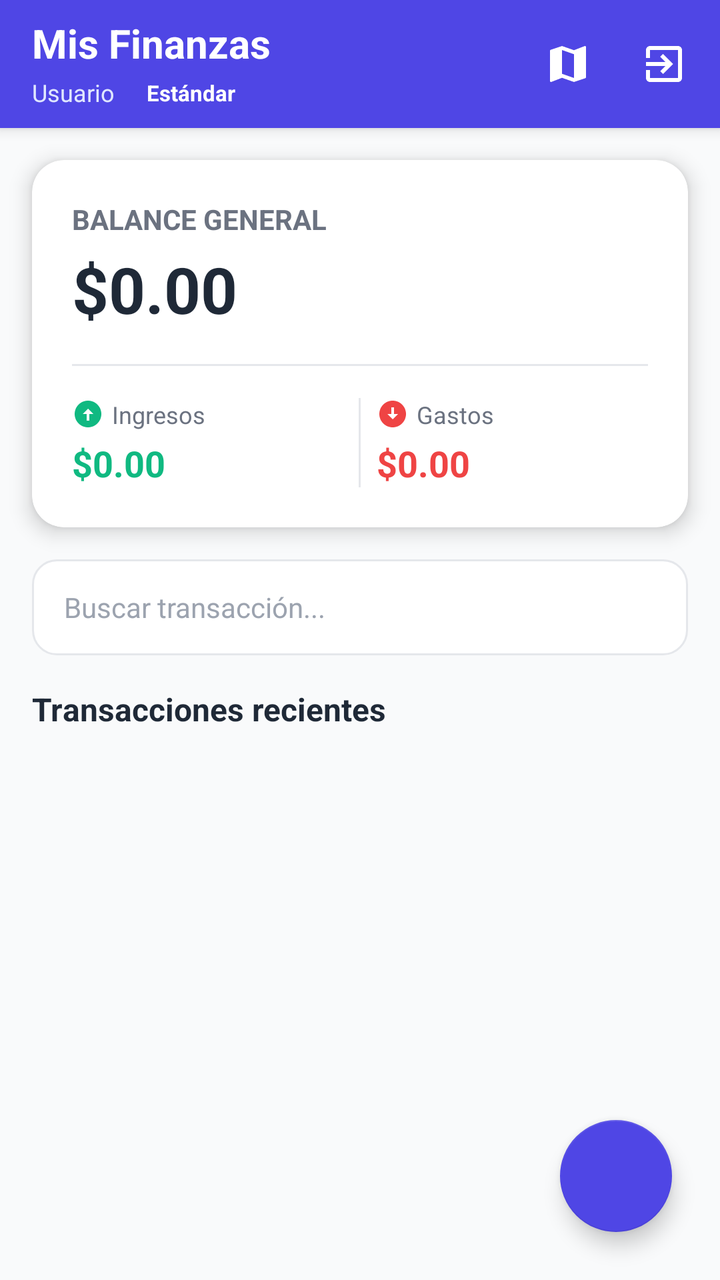
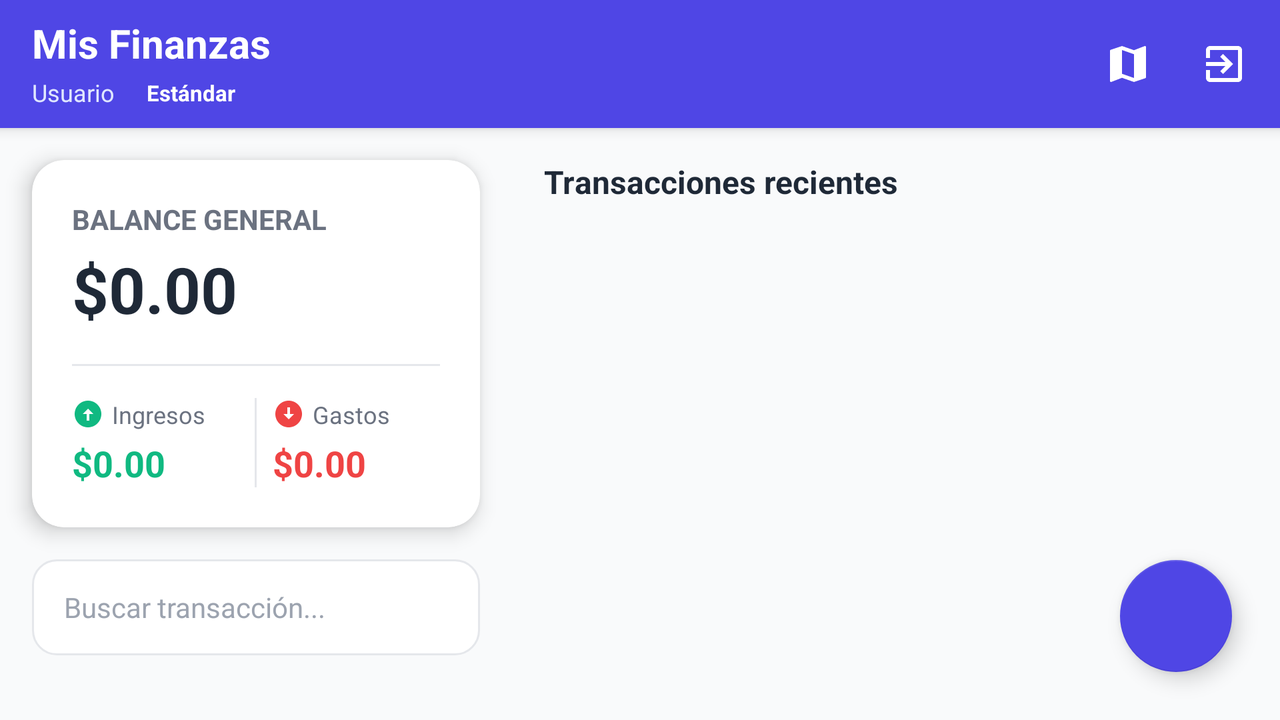

Two renders of one Android screen. The first uses the default layout on a phone; the second uses the alternative layout the repository ships for a different screen configuration, on a matching device. The two XML files are below.
<!-- AndroidManifest.xml: application theme Theme.MisFinanzas -->
<!-- res/layout/activity_main.xml -->
<?xml version="1.0" encoding="utf-8"?>
<androidx.coordinatorlayout.widget.CoordinatorLayout
    xmlns:android="http://schemas.android.com/apk/res/android"
    xmlns:app="http://schemas.android.com/apk/res-auto"
    xmlns:tools="http://schemas.android.com/tools"
    android:layout_width="match_parent"
    android:layout_height="match_parent"
    android:background="@color/background"
    tools:context=".MainActivity">

    <LinearLayout
        android:layout_width="match_parent"
        android:layout_height="match_parent"
        android:orientation="vertical">

        
        <include layout="@layout/include_main_header" />

        
        <include layout="@layout/include_balance_card" />

        
        <LinearLayout
            android:layout_width="match_parent"
            android:layout_height="wrap_content"
            android:orientation="vertical"
            android:paddingHorizontal="16dp"
            android:layout_marginBottom="8dp">

            <EditText
                android:id="@+id/et_search"
                android:layout_width="match_parent"
                android:layout_height="48dp"
                android:background="@drawable/bg_search_input"
                android:hint="@string/hint_search"
                android:inputType="text"
                android:maxLines="1"
                android:paddingHorizontal="16dp"
                android:textColor="@color/text_primary"
                android:textColorHint="@color/hint"
                android:textSize="14sp" />

            <TextView
                android:id="@+id/tv_list_title"
                android:layout_width="wrap_content"
                android:layout_height="wrap_content"
                android:layout_marginTop="16dp"
                android:text="@string/title_recent_transactions"
                android:textColor="@color/text_primary"
                android:textSize="16sp"
                android:textStyle="bold" />
        </LinearLayout>

        
        <include layout="@layout/include_transaction_list" />

    </LinearLayout>

    
    <com.google.android.material.floatingactionbutton.FloatingActionButton
        android:id="@+id/fab_add"
        android:layout_width="wrap_content"
        android:layout_height="wrap_content"
        android:layout_gravity="bottom|end"
        android:layout_margin="24dp"
        android:contentDescription="Nueva transaccion"
        app:backgroundTint="@color/primary"
        app:srcCompat="@drawable/ic_add"
        app:tint="@color/white" />

</androidx.coordinatorlayout.widget.CoordinatorLayout>
<!-- res/layout/include_main_header.xml (included above) -->
<?xml version="1.0" encoding="utf-8"?>
<LinearLayout xmlns:android="http://schemas.android.com/apk/res/android"
    xmlns:app="http://schemas.android.com/apk/res-auto"
    android:layout_width="match_parent"
    android:layout_height="wrap_content"
    android:background="@color/primary"
    android:elevation="4dp"
    android:gravity="center_vertical"
    android:minHeight="64dp"
    android:orientation="horizontal"
    android:paddingVertical="8dp"
    android:paddingStart="16dp"
    android:paddingEnd="4dp">

    <LinearLayout
        android:layout_width="0dp"
        android:layout_height="wrap_content"
        android:layout_weight="1"
        android:orientation="vertical">

        <TextView
            android:layout_width="wrap_content"
            android:layout_height="wrap_content"
            android:text="@string/app_name"
            android:textColor="@color/white"
            android:textSize="20sp"
            android:textStyle="bold" />

        <LinearLayout
            android:layout_width="wrap_content"
            android:layout_height="wrap_content"
            android:layout_marginTop="2dp"
            android:gravity="center_vertical"
            android:orientation="horizontal">

            <TextView
                android:id="@+id/tv_user_name"
                android:layout_width="wrap_content"
                android:layout_height="wrap_content"
                android:ellipsize="end"
                android:maxWidth="180dp"
                android:maxLines="1"
                android:text="Usuario"
                android:textColor="#E0E7FF"
                android:textSize="12sp" />

            <TextView
                android:id="@+id/tv_user_role"
                android:layout_width="wrap_content"
                android:layout_height="wrap_content"
                android:layout_marginStart="8dp"
                android:background="@drawable/bg_role_chip"
                android:paddingHorizontal="8dp"
                android:paddingVertical="2dp"
                android:text="Estándar"
                android:textColor="@color/white"
                android:textSize="11sp"
                android:textStyle="bold" />
        </LinearLayout>
    </LinearLayout>

    <ImageButton
        android:id="@+id/btn_map"
        android:layout_width="48dp"
        android:layout_height="48dp"
        android:background="?attr/selectableItemBackgroundBorderless"
        android:contentDescription="@string/action_map"
        android:src="@drawable/ic_map"
        app:tint="@color/white" />

    <ImageButton
        android:id="@+id/btn_logout"
        android:layout_width="48dp"
        android:layout_height="48dp"
        android:background="?attr/selectableItemBackgroundBorderless"
        android:contentDescription="@string/action_logout"
        android:src="@drawable/ic_logout"
        app:tint="@color/white" />
</LinearLayout>
<!-- res/layout/include_balance_card.xml (included above) -->
<?xml version="1.0" encoding="utf-8"?>
<androidx.cardview.widget.CardView xmlns:android="http://schemas.android.com/apk/res/android"
    xmlns:app="http://schemas.android.com/apk/res-auto"
    android:layout_width="match_parent"
    android:layout_height="wrap_content"
    android:layout_margin="16dp"
    app:cardCornerRadius="16dp"
    app:cardElevation="6dp"
    app:cardBackgroundColor="@color/white">

    <LinearLayout
        android:layout_width="match_parent"
        android:layout_height="wrap_content"
        android:orientation="vertical"
        android:padding="20dp">

        <TextView
            android:id="@+id/tv_balance_title"
            android:layout_width="wrap_content"
            android:layout_height="wrap_content"
            android:text="@string/title_balance"
            android:textColor="@color/text_secondary"
            android:textSize="14sp"
            android:textStyle="bold"
            android:textAllCaps="true" />

        <TextView
            android:id="@+id/tv_total_balance"
            android:layout_width="wrap_content"
            android:layout_height="wrap_content"
            android:layout_marginTop="4dp"
            android:text="$0.00"
            android:textColor="@color/text_primary"
            android:textSize="32sp"
            android:textStyle="bold" />

        
        <View
            android:layout_width="match_parent"
            android:layout_height="1dp"
            android:layout_marginVertical="16dp"
            android:background="@color/border" />

        
        <LinearLayout
            android:layout_width="match_parent"
            android:layout_height="wrap_content"
            android:orientation="horizontal"
            android:baselineAligned="false">

            
            <LinearLayout
                android:layout_width="0dp"
                android:layout_height="wrap_content"
                android:layout_weight="1"
                android:orientation="vertical">

                <LinearLayout
                    android:layout_width="wrap_content"
                    android:layout_height="wrap_content"
                    android:orientation="horizontal"
                    android:gravity="center_vertical">
                    <ImageView
                        android:layout_width="16dp"
                        android:layout_height="16dp"
                        android:src="@drawable/ic_income"
                        android:contentDescription="@string/title_incomes" />
                    <TextView
                        android:layout_width="wrap_content"
                        android:layout_height="wrap_content"
                        android:layout_marginStart="4dp"
                        android:text="@string/title_incomes"
                        android:textColor="@color/text_secondary"
                        android:textSize="12sp" />
                </LinearLayout>

                <TextView
                    android:id="@+id/tv_total_income"
                    android:layout_width="wrap_content"
                    android:layout_height="wrap_content"
                    android:layout_marginTop="4dp"
                    android:text="$0.00"
                    android:textColor="@color/income"
                    android:textSize="18sp"
                    android:textStyle="bold" />
            </LinearLayout>

            
            <View
                android:layout_width="1dp"
                android:layout_height="match_parent"
                android:layout_marginHorizontal="8dp"
                android:background="@color/border" />

            
            <LinearLayout
                android:layout_width="0dp"
                android:layout_height="wrap_content"
                android:layout_weight="1"
                android:orientation="vertical">

                <LinearLayout
                    android:layout_width="wrap_content"
                    android:layout_height="wrap_content"
                    android:orientation="horizontal"
                    android:gravity="center_vertical">
                    <ImageView
                        android:layout_width="16dp"
                        android:layout_height="16dp"
                        android:src="@drawable/ic_expense"
                        android:contentDescription="@string/title_expenses" />
                    <TextView
                        android:layout_width="wrap_content"
                        android:layout_height="wrap_content"
                        android:layout_marginStart="4dp"
                        android:text="@string/title_expenses"
                        android:textColor="@color/text_secondary"
                        android:textSize="12sp" />
                </LinearLayout>

                <TextView
                    android:id="@+id/tv_total_expense"
                    android:layout_width="wrap_content"
                    android:layout_height="wrap_content"
                    android:layout_marginTop="4dp"
                    android:text="$0.00"
                    android:textColor="@color/expense"
                    android:textSize="18sp"
                    android:textStyle="bold" />
            </LinearLayout>

        </LinearLayout>

    </LinearLayout>
</androidx.cardview.widget.CardView>
<!-- res/layout/include_transaction_list.xml (included above) -->
<?xml version="1.0" encoding="utf-8"?>
<FrameLayout xmlns:android="http://schemas.android.com/apk/res/android"
    android:layout_width="match_parent"
    android:layout_height="match_parent"
    android:paddingHorizontal="12dp">

    
    <ProgressBar
        android:id="@+id/progress_bar_loading"
        android:layout_width="wrap_content"
        android:layout_height="wrap_content"
        android:layout_gravity="center"
        android:visibility="gone" />

    
    <androidx.recyclerview.widget.RecyclerView
        android:id="@+id/rv_transactions"
        android:layout_width="match_parent"
        android:layout_height="match_parent"
        android:clipToPadding="false"
        android:paddingBottom="80dp" />

    
    <LinearLayout
        android:id="@+id/layout_empty_state"
        android:layout_width="match_parent"
        android:layout_height="wrap_content"
        android:layout_gravity="center"
        android:gravity="center"
        android:orientation="vertical"
        android:padding="32dp"
        android:visibility="gone">

        <ImageView
            android:layout_width="72dp"
            android:layout_height="72dp"
            android:contentDescription="No transacciones"
            android:src="@drawable/ic_empty" />

        <TextView
            android:layout_width="wrap_content"
            android:layout_height="wrap_content"
            android:layout_marginTop="16dp"
            android:gravity="center"
            android:lineSpacingMultiplier="1.2"
            android:text="@string/empty_transactions"
            android:textColor="@color/text_secondary"
            android:textSize="14sp" />
    </LinearLayout>

</FrameLayout>
<!-- resources referenced by this layout -->
<resources>
  <color name="background">#F9FAFB</color>
  <color name="border">#E5E7EB</color>
  <color name="expense">#EF4444</color>
  <color name="hint">#9CA3AF</color>
  <color name="income">#10B981</color>
  <color name="primary">#4F46E5</color>
  <color name="text_primary">#1F2937</color>
  <color name="text_secondary">#6B7280</color>
  <color name="white">#FFFFFF</color>
  <!-- drawable bg_search_input (drawable) -->
  <?xml version="1.0" encoding="utf-8"?>
  <shape xmlns:android="http://schemas.android.com/apk/res/android"
      android:shape="rectangle">
      <solid android:color="@color/white" />
      <stroke
          android:width="1dp"
          android:color="@color/border" />
      <corners android:radius="12dp" />
  </shape>
  <!-- drawable ic_empty (drawable) -->
  <vector xmlns:android="http://schemas.android.com/apk/res/android"
      android:width="48dp"
      android:height="48dp"
      android:viewportWidth="24"
      android:viewportHeight="24">
    <path
        android:fillColor="#FF9CA3AF"
        android:pathData="M19,3H5C3.9,3 3,3.9 3,5v14c0,1.1 0.9,2 2,2h14c1.1,0 2,-0.9 2,-2V5C21,3.9 20.1,3 19,3zM19,19H5V5h14V19zM17,12h-4V8h-2v4H7v2h4v4h2v-4h4V12z"/>
  </vector>
  <!-- drawable ic_expense (drawable) -->
  <vector xmlns:android="http://schemas.android.com/apk/res/android"
      android:width="24dp"
      android:height="24dp"
      android:viewportWidth="24"
      android:viewportHeight="24">
    <path
        android:fillColor="#FFEF4444"
        android:pathData="M12,2C6.48,2 2,6.48 2,12s4.48,10 10,10 10,-4.48 10,-10S17.52,2 12,2zM12,16l-4,-4h3V7h2v5h3l-4,4z"/>
  </vector>
  <!-- drawable ic_income (drawable) -->
  <vector xmlns:android="http://schemas.android.com/apk/res/android"
      android:width="24dp"
      android:height="24dp"
      android:viewportWidth="24"
      android:viewportHeight="24">
    <path
        android:fillColor="#FF10B981"
        android:pathData="M12,2C6.48,2 2,6.48 2,12s4.48,10 10,10 10,-4.48 10,-10S17.52,2 12,2zM13,12v5h-2v-5H8l4,-4 4,4h-3z"/>
  </vector>
  <!-- drawable ic_logout (drawable) -->
  <?xml version="1.0" encoding="utf-8"?>
  <vector xmlns:android="http://schemas.android.com/apk/res/android"
      android:width="24dp"
      android:height="24dp"
      android:tint="@color/white"
      android:viewportWidth="24"
      android:viewportHeight="24">
      <path
          android:fillColor="@android:color/white"
          android:pathData="M10.09,15.59L11.5,17l5,-5 -5,-5 -1.41,1.41L12.67,11H3v2h9.67l-2.58,2.59zM19,3H5c-1.11,0 -2,0.9 -2,2v4h2V5h14v14H5v-4H3v4c0,1.1 0.89,2 2,2h14c1.1,0 2,-0.9 2,-2V5c0,-1.1 -0.9,-2 -2,-2z" />
  </vector>
  <string name="action_logout">Cerrar sesión</string>
  <string name="action_map">Ver mapa</string>
  <string name="app_name">Mis Finanzas</string>
  <string name="empty_transactions">No hay transacciones registradas.\nPresiona el botón + para empezar.</string>
  <string name="hint_search">Buscar transacción...</string>
  <string name="title_balance">Balance General</string>
  <string name="title_expenses">Gastos</string>
  <string name="title_incomes">Ingresos</string>
  <string name="title_recent_transactions">Transacciones recientes</string>
  <color name="primary_variant">#3730A3</color>
  <color name="accent">#06B6D4</color>
  <color name="surface">#FFFFFF</color>
  <style name="MisFinanzas.DialogButton" parent="Widget.MaterialComponents.Button.TextButton.Dialog">
          <item name="android:textColor">@color/primary</item>
      </style>
  <!-- some entries are left out for length -->
</resources>
<!-- res/layout-land/activity_main.xml (the repository's variant of the layout above) -->
<!-- drawn on the phone turned sideways -->
<?xml version="1.0" encoding="utf-8"?>
<androidx.coordinatorlayout.widget.CoordinatorLayout
    xmlns:android="http://schemas.android.com/apk/res/android"
    xmlns:app="http://schemas.android.com/apk/res-auto"
    xmlns:tools="http://schemas.android.com/tools"
    android:layout_width="match_parent"
    android:layout_height="match_parent"
    android:background="@color/background"
    tools:context=".MainActivity">

    <LinearLayout
        android:layout_width="match_parent"
        android:layout_height="match_parent"
        android:orientation="vertical">

        <include layout="@layout/include_main_header" />

        <LinearLayout
            android:layout_width="match_parent"
            android:layout_height="0dp"
            android:layout_weight="1"
            android:baselineAligned="false"
            android:orientation="horizontal">

            
            <ScrollView
                android:layout_width="0dp"
                android:layout_height="match_parent"
                android:layout_weight="2">

                <LinearLayout
                    android:layout_width="match_parent"
                    android:layout_height="wrap_content"
                    android:orientation="vertical"
                    android:paddingBottom="16dp">

                    <include layout="@layout/include_balance_card" />

                    <EditText
                        android:id="@+id/et_search"
                        android:layout_width="match_parent"
                        android:layout_height="48dp"
                        android:layout_marginHorizontal="16dp"
                        android:background="@drawable/bg_search_input"
                        android:hint="@string/hint_search"
                        android:inputType="text"
                        android:maxLines="1"
                        android:paddingHorizontal="16dp"
                        android:textColor="@color/text_primary"
                        android:textColorHint="@color/hint"
                        android:textSize="14sp" />
                </LinearLayout>
            </ScrollView>

            
            <LinearLayout
                android:layout_width="0dp"
                android:layout_height="match_parent"
                android:layout_weight="3"
                android:orientation="vertical">

                <TextView
                    android:id="@+id/tv_list_title"
                    android:layout_width="wrap_content"
                    android:layout_height="wrap_content"
                    android:layout_marginStart="16dp"
                    android:layout_marginTop="16dp"
                    android:layout_marginBottom="4dp"
                    android:text="@string/title_recent_transactions"
                    android:textColor="@color/text_primary"
                    android:textSize="16sp"
                    android:textStyle="bold" />

                <include layout="@layout/include_transaction_list" />
            </LinearLayout>
        </LinearLayout>
    </LinearLayout>

    <com.google.android.material.floatingactionbutton.FloatingActionButton
        android:id="@+id/fab_add"
        android:layout_width="wrap_content"
        android:layout_height="wrap_content"
        android:layout_gravity="bottom|end"
        android:layout_margin="24dp"
        android:contentDescription="Nueva transaccion"
        app:backgroundTint="@color/primary"
        app:srcCompat="@drawable/ic_add"
        app:tint="@color/white" />

</androidx.coordinatorlayout.widget.CoordinatorLayout>
